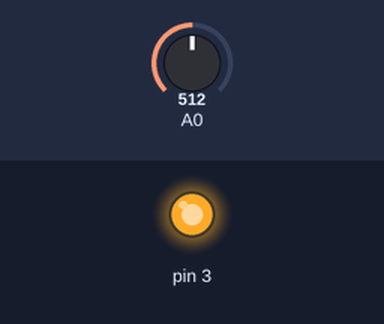
The sketch below on a simulated Arduino Uno, built with avr-gcc and run on an emulated ATmega328P. On the bench: output pins drawn as LEDs (lit = HIGH). The inputs (shaded band) are chosen by the test bench; at power-on: A0 = 512.

Above: at 1.2 s.
1.3 s: A0 set to 418
2.8 s: A0 set to 397
At 4.0 s:
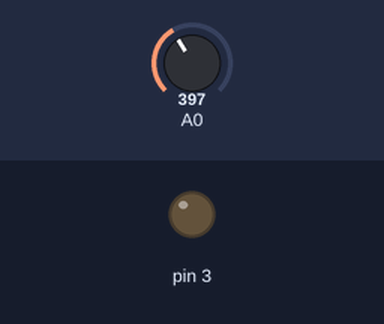
4.3 s: A0 set to 511
At 5.5 s:
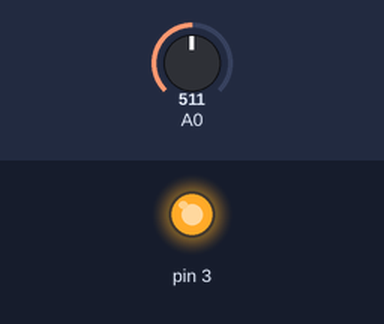
5.9 s: A0 set to 306
At 6.8 s:
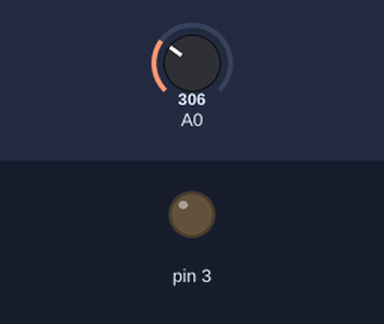
Timing chart, 0 to 8.5 s (numbered marks = the images above; inputs shaded):
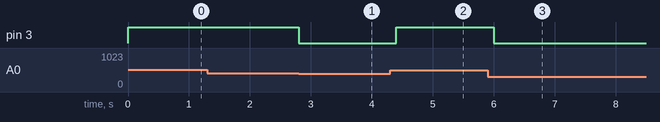

Measured:
- the behaviour switches between 410 and 409 on A0 (found by bisection; images 0 and 1)
- after the input at 1.3 s, every drawn part: stays the same
- after the input at 2.8 s, pin 3: HIGH → LOW at once
- after the input at 4.3 s, pin 3: LOW → HIGH after 0.10 s
- after the input at 5.9 s, pin 3: HIGH → LOW after 0.11 s

The sketch:

bend_test.ino
```cpp
float thresh = 2.0;

void setup()
{
  // Serial.begin(9600);
  pinMode(3, OUTPUT);
}

void loop()
{
  float V_b1 = analogRead(A0) * 5.0 / 1023;
  // float V_b2 = analogRead(this->bend2) * 5.0 / 1023;
  // float V_b3 = analogRead(this->bend3) * 5.0 / 1023;
  bool oc = 1;
  if (V_b1 > thresh) { oc = 0; }
  // else if (V_b2 > this->thresh) { oc = 0; }
  // else if (V_b3 > this->thresh) { oc = 0; }
  // Serial.print(V_b1);
  // Serial.print(" || ");

  if ( oc == 1)
  {
    // Serial.println("Open!");
    digitalWrite(3, LOW);
  }
  else
  {
    // Serial.println("Closed!");
    digitalWrite(3, HIGH);
  }

  delay(200);

}
```
